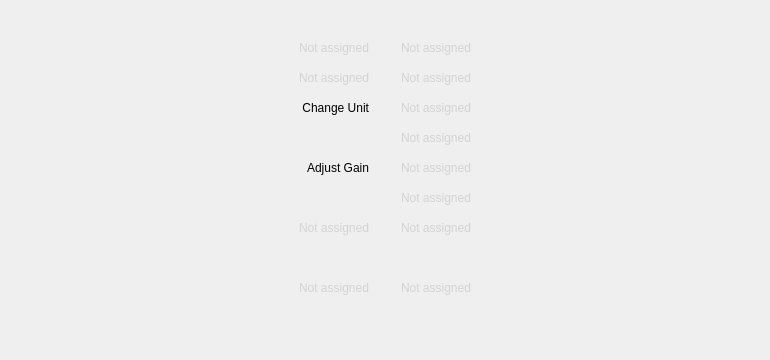
<?xml version="1.0" encoding="UTF-8"?>
<ui version="4.0">
 <class>GamepadAssignmentWidget</class>
 <widget class="QWidget" name="GamepadAssignmentWidget">
  <property name="geometry">
   <rect>
    <x>0</x>
    <y>0</y>
    <width>770</width>
    <height>360</height>
   </rect>
  </property>
  <property name="windowTitle">
   <string>Form</string>
  </property>
  <layout class="QHBoxLayout" name="horizontalLayout_2">
   <property name="spacing">
    <number>0</number>
   </property>
   <item>
    <layout class="QVBoxLayout" name="verticalLayout">
     <property name="spacing">
      <number>0</number>
     </property>
     <item>
      <widget class="QLabel" name="button9Label">
       <property name="sizePolicy">
        <sizepolicy hsizetype="Preferred" vsizetype="Fixed">
         <horstretch>0</horstretch>
         <verstretch>0</verstretch>
        </sizepolicy>
       </property>
       <property name="minimumSize">
        <size>
         <width>0</width>
         <height>30</height>
        </size>
       </property>
       <property name="maximumSize">
        <size>
         <width>16777215</width>
         <height>30</height>
        </size>
       </property>
       <property name="styleSheet">
        <string notr="true">color : lightgray;</string>
       </property>
       <property name="text">
        <string/>
       </property>
       <property name="alignment">
        <set>Qt::AlignRight|Qt::AlignTop|Qt::AlignTrailing</set>
       </property>
       <property name="wordWrap">
        <bool>true</bool>
       </property>
      </widget>
     </item>
     <item>
      <widget class="QLabel" name="button5Label">
       <property name="sizePolicy">
        <sizepolicy hsizetype="Preferred" vsizetype="Fixed">
         <horstretch>0</horstretch>
         <verstretch>0</verstretch>
        </sizepolicy>
       </property>
       <property name="minimumSize">
        <size>
         <width>0</width>
         <height>30</height>
        </size>
       </property>
       <property name="maximumSize">
        <size>
         <width>16777215</width>
         <height>30</height>
        </size>
       </property>
       <property name="styleSheet">
        <string notr="true">color : lightgray;</string>
       </property>
       <property name="text">
        <string>Not assigned</string>
       </property>
       <property name="alignment">
        <set>Qt::AlignRight|Qt::AlignTop|Qt::AlignTrailing</set>
       </property>
       <property name="wordWrap">
        <bool>true</bool>
       </property>
      </widget>
     </item>
     <item>
      <widget class="QLabel" name="button7Label">
       <property name="sizePolicy">
        <sizepolicy hsizetype="Preferred" vsizetype="Fixed">
         <horstretch>0</horstretch>
         <verstretch>0</verstretch>
        </sizepolicy>
       </property>
       <property name="minimumSize">
        <size>
         <width>0</width>
         <height>30</height>
        </size>
       </property>
       <property name="maximumSize">
        <size>
         <width>16777215</width>
         <height>30</height>
        </size>
       </property>
       <property name="styleSheet">
        <string notr="true">color : lightgray;</string>
       </property>
       <property name="text">
        <string>Not assigned</string>
       </property>
       <property name="alignment">
        <set>Qt::AlignRight|Qt::AlignTop|Qt::AlignTrailing</set>
       </property>
       <property name="wordWrap">
        <bool>true</bool>
       </property>
      </widget>
     </item>
     <item>
      <widget class="QLabel" name="label_6">
       <property name="sizePolicy">
        <sizepolicy hsizetype="Preferred" vsizetype="Fixed">
         <horstretch>0</horstretch>
         <verstretch>0</verstretch>
        </sizepolicy>
       </property>
       <property name="minimumSize">
        <size>
         <width>0</width>
         <height>30</height>
        </size>
       </property>
       <property name="maximumSize">
        <size>
         <width>16777215</width>
         <height>30</height>
        </size>
       </property>
       <property name="styleSheet">
        <string notr="true"/>
       </property>
       <property name="text">
        <string>Change Unit</string>
       </property>
       <property name="alignment">
        <set>Qt::AlignRight|Qt::AlignTop|Qt::AlignTrailing</set>
       </property>
       <property name="wordWrap">
        <bool>true</bool>
       </property>
      </widget>
     </item>
     <item>
      <widget class="QLabel" name="label_7">
       <property name="sizePolicy">
        <sizepolicy hsizetype="Preferred" vsizetype="Fixed">
         <horstretch>0</horstretch>
         <verstretch>0</verstretch>
        </sizepolicy>
       </property>
       <property name="minimumSize">
        <size>
         <width>0</width>
         <height>30</height>
        </size>
       </property>
       <property name="maximumSize">
        <size>
         <width>16777215</width>
         <height>30</height>
        </size>
       </property>
       <property name="styleSheet">
        <string notr="true">color : lightgray;</string>
       </property>
       <property name="text">
        <string/>
       </property>
       <property name="alignment">
        <set>Qt::AlignRight|Qt::AlignTop|Qt::AlignTrailing</set>
       </property>
       <property name="wordWrap">
        <bool>true</bool>
       </property>
      </widget>
     </item>
     <item>
      <widget class="QLabel" name="label_8">
       <property name="sizePolicy">
        <sizepolicy hsizetype="Preferred" vsizetype="Fixed">
         <horstretch>0</horstretch>
         <verstretch>0</verstretch>
        </sizepolicy>
       </property>
       <property name="minimumSize">
        <size>
         <width>0</width>
         <height>30</height>
        </size>
       </property>
       <property name="maximumSize">
        <size>
         <width>16777215</width>
         <height>30</height>
        </size>
       </property>
       <property name="styleSheet">
        <string notr="true"/>
       </property>
       <property name="text">
        <string>Adjust Gain</string>
       </property>
       <property name="alignment">
        <set>Qt::AlignRight|Qt::AlignTop|Qt::AlignTrailing</set>
       </property>
       <property name="wordWrap">
        <bool>true</bool>
       </property>
      </widget>
     </item>
     <item>
      <widget class="QLabel" name="label_9">
       <property name="sizePolicy">
        <sizepolicy hsizetype="Preferred" vsizetype="Fixed">
         <horstretch>0</horstretch>
         <verstretch>0</verstretch>
        </sizepolicy>
       </property>
       <property name="minimumSize">
        <size>
         <width>0</width>
         <height>30</height>
        </size>
       </property>
       <property name="maximumSize">
        <size>
         <width>16777215</width>
         <height>30</height>
        </size>
       </property>
       <property name="styleSheet">
        <string notr="true">color : lightgray;</string>
       </property>
       <property name="text">
        <string/>
       </property>
       <property name="alignment">
        <set>Qt::AlignRight|Qt::AlignTop|Qt::AlignTrailing</set>
       </property>
       <property name="wordWrap">
        <bool>true</bool>
       </property>
      </widget>
     </item>
     <item>
      <widget class="QLabel" name="leftStickXLabel">
       <property name="sizePolicy">
        <sizepolicy hsizetype="Preferred" vsizetype="Fixed">
         <horstretch>0</horstretch>
         <verstretch>0</verstretch>
        </sizepolicy>
       </property>
       <property name="minimumSize">
        <size>
         <width>0</width>
         <height>60</height>
        </size>
       </property>
       <property name="maximumSize">
        <size>
         <width>16777215</width>
         <height>60</height>
        </size>
       </property>
       <property name="styleSheet">
        <string notr="true">color : lightgray;</string>
       </property>
       <property name="text">
        <string>Not assigned</string>
       </property>
       <property name="alignment">
        <set>Qt::AlignRight|Qt::AlignTop|Qt::AlignTrailing</set>
       </property>
       <property name="wordWrap">
        <bool>true</bool>
       </property>
      </widget>
     </item>
     <item>
      <widget class="QLabel" name="leftStickYLabel">
       <property name="sizePolicy">
        <sizepolicy hsizetype="Preferred" vsizetype="Fixed">
         <horstretch>0</horstretch>
         <verstretch>0</verstretch>
        </sizepolicy>
       </property>
       <property name="minimumSize">
        <size>
         <width>0</width>
         <height>60</height>
        </size>
       </property>
       <property name="maximumSize">
        <size>
         <width>16777215</width>
         <height>60</height>
        </size>
       </property>
       <property name="styleSheet">
        <string notr="true">color : lightgray;</string>
       </property>
       <property name="text">
        <string>Not assigned</string>
       </property>
       <property name="alignment">
        <set>Qt::AlignRight|Qt::AlignTop|Qt::AlignTrailing</set>
       </property>
       <property name="wordWrap">
        <bool>true</bool>
       </property>
      </widget>
     </item>
     <item>
      <spacer name="verticalSpacer_2">
       <property name="orientation">
        <enum>Qt::Vertical</enum>
       </property>
       <property name="sizeType">
        <enum>QSizePolicy::Fixed</enum>
       </property>
       <property name="sizeHint" stdset="0">
        <size>
         <width>20</width>
         <height>4</height>
        </size>
       </property>
      </spacer>
     </item>
    </layout>
   </item>
   <item>
    <layout class="QVBoxLayout" name="verticalLayout_2">
     <property name="spacing">
      <number>0</number>
     </property>
     <property name="leftMargin">
      <number>6</number>
     </property>
     <property name="topMargin">
      <number>5</number>
     </property>
     <property name="rightMargin">
      <number>6</number>
     </property>
     <property name="bottomMargin">
      <number>0</number>
     </property>
     <item>
      <widget class="QLabel" name="label">
       <property name="sizePolicy">
        <sizepolicy hsizetype="Fixed" vsizetype="Fixed">
         <horstretch>0</horstretch>
         <verstretch>0</verstretch>
        </sizepolicy>
       </property>
       <property name="text">
        <string/>
       </property>
       <property name="pixmap">
        <pixmap resource="../../images/images.qrc">:/hilecGui/gamepadAbstractWithoutNumbers.png</pixmap>
       </property>
      </widget>
     </item>
     <item>
      <spacer name="verticalSpacer">
       <property name="orientation">
        <enum>Qt::Vertical</enum>
       </property>
       <property name="sizeType">
        <enum>QSizePolicy::Expanding</enum>
       </property>
       <property name="sizeHint" stdset="0">
        <size>
         <width>20</width>
         <height>40</height>
        </size>
       </property>
      </spacer>
     </item>
    </layout>
   </item>
   <item>
    <layout class="QVBoxLayout" name="verticalLayout_3">
     <property name="spacing">
      <number>0</number>
     </property>
     <item>
      <widget class="QLabel" name="button10Label">
       <property name="sizePolicy">
        <sizepolicy hsizetype="Preferred" vsizetype="Fixed">
         <horstretch>0</horstretch>
         <verstretch>0</verstretch>
        </sizepolicy>
       </property>
       <property name="minimumSize">
        <size>
         <width>0</width>
         <height>30</height>
        </size>
       </property>
       <property name="maximumSize">
        <size>
         <width>16777215</width>
         <height>30</height>
        </size>
       </property>
       <property name="styleSheet">
        <string notr="true">color : lightgray;</string>
       </property>
       <property name="text">
        <string/>
       </property>
       <property name="alignment">
        <set>Qt::AlignLeading|Qt::AlignLeft|Qt::AlignTop</set>
       </property>
       <property name="wordWrap">
        <bool>true</bool>
       </property>
      </widget>
     </item>
     <item>
      <widget class="QLabel" name="button6Label">
       <property name="sizePolicy">
        <sizepolicy hsizetype="Preferred" vsizetype="Fixed">
         <horstretch>0</horstretch>
         <verstretch>0</verstretch>
        </sizepolicy>
       </property>
       <property name="minimumSize">
        <size>
         <width>0</width>
         <height>30</height>
        </size>
       </property>
       <property name="maximumSize">
        <size>
         <width>16777215</width>
         <height>30</height>
        </size>
       </property>
       <property name="styleSheet">
        <string notr="true">color : lightgray;</string>
       </property>
       <property name="text">
        <string>Not assigned</string>
       </property>
       <property name="alignment">
        <set>Qt::AlignLeading|Qt::AlignLeft|Qt::AlignTop</set>
       </property>
       <property name="wordWrap">
        <bool>true</bool>
       </property>
      </widget>
     </item>
     <item>
      <widget class="QLabel" name="button8Label">
       <property name="sizePolicy">
        <sizepolicy hsizetype="Preferred" vsizetype="Fixed">
         <horstretch>0</horstretch>
         <verstretch>0</verstretch>
        </sizepolicy>
       </property>
       <property name="minimumSize">
        <size>
         <width>0</width>
         <height>30</height>
        </size>
       </property>
       <property name="maximumSize">
        <size>
         <width>16777215</width>
         <height>30</height>
        </size>
       </property>
       <property name="styleSheet">
        <string notr="true">color : lightgray;</string>
       </property>
       <property name="text">
        <string>Not assigned</string>
       </property>
       <property name="alignment">
        <set>Qt::AlignLeading|Qt::AlignLeft|Qt::AlignTop</set>
       </property>
       <property name="wordWrap">
        <bool>true</bool>
       </property>
      </widget>
     </item>
     <item>
      <widget class="QLabel" name="button4Label">
       <property name="sizePolicy">
        <sizepolicy hsizetype="Preferred" vsizetype="Fixed">
         <horstretch>0</horstretch>
         <verstretch>0</verstretch>
        </sizepolicy>
       </property>
       <property name="minimumSize">
        <size>
         <width>0</width>
         <height>30</height>
        </size>
       </property>
       <property name="maximumSize">
        <size>
         <width>16777215</width>
         <height>30</height>
        </size>
       </property>
       <property name="styleSheet">
        <string notr="true">color : lightgray;</string>
       </property>
       <property name="text">
        <string>Not assigned</string>
       </property>
       <property name="alignment">
        <set>Qt::AlignLeading|Qt::AlignLeft|Qt::AlignTop</set>
       </property>
       <property name="wordWrap">
        <bool>true</bool>
       </property>
      </widget>
     </item>
     <item>
      <widget class="QLabel" name="button1Label">
       <property name="sizePolicy">
        <sizepolicy hsizetype="Preferred" vsizetype="Fixed">
         <horstretch>0</horstretch>
         <verstretch>0</verstretch>
        </sizepolicy>
       </property>
       <property name="minimumSize">
        <size>
         <width>0</width>
         <height>30</height>
        </size>
       </property>
       <property name="maximumSize">
        <size>
         <width>16777215</width>
         <height>30</height>
        </size>
       </property>
       <property name="styleSheet">
        <string notr="true">color : lightgray;</string>
       </property>
       <property name="text">
        <string>Not assigned</string>
       </property>
       <property name="alignment">
        <set>Qt::AlignLeading|Qt::AlignLeft|Qt::AlignTop</set>
       </property>
       <property name="wordWrap">
        <bool>true</bool>
       </property>
      </widget>
     </item>
     <item>
      <widget class="QLabel" name="button3Label">
       <property name="sizePolicy">
        <sizepolicy hsizetype="Preferred" vsizetype="Fixed">
         <horstretch>0</horstretch>
         <verstretch>0</verstretch>
        </sizepolicy>
       </property>
       <property name="minimumSize">
        <size>
         <width>0</width>
         <height>30</height>
        </size>
       </property>
       <property name="maximumSize">
        <size>
         <width>16777215</width>
         <height>30</height>
        </size>
       </property>
       <property name="styleSheet">
        <string notr="true">color : lightgray;</string>
       </property>
       <property name="text">
        <string>Not assigned</string>
       </property>
       <property name="alignment">
        <set>Qt::AlignLeading|Qt::AlignLeft|Qt::AlignTop</set>
       </property>
       <property name="wordWrap">
        <bool>true</bool>
       </property>
      </widget>
     </item>
     <item>
      <widget class="QLabel" name="button2Label">
       <property name="sizePolicy">
        <sizepolicy hsizetype="Maximum" vsizetype="Fixed">
         <horstretch>0</horstretch>
         <verstretch>0</verstretch>
        </sizepolicy>
       </property>
       <property name="minimumSize">
        <size>
         <width>0</width>
         <height>30</height>
        </size>
       </property>
       <property name="maximumSize">
        <size>
         <width>16777215</width>
         <height>30</height>
        </size>
       </property>
       <property name="styleSheet">
        <string notr="true">color : lightgray;</string>
       </property>
       <property name="text">
        <string>Not assigned</string>
       </property>
       <property name="alignment">
        <set>Qt::AlignLeading|Qt::AlignLeft|Qt::AlignTop</set>
       </property>
       <property name="wordWrap">
        <bool>true</bool>
       </property>
      </widget>
     </item>
     <item>
      <widget class="QLabel" name="rightStickXLabel">
       <property name="sizePolicy">
        <sizepolicy hsizetype="Preferred" vsizetype="Fixed">
         <horstretch>0</horstretch>
         <verstretch>0</verstretch>
        </sizepolicy>
       </property>
       <property name="minimumSize">
        <size>
         <width>0</width>
         <height>60</height>
        </size>
       </property>
       <property name="maximumSize">
        <size>
         <width>16777215</width>
         <height>60</height>
        </size>
       </property>
       <property name="styleSheet">
        <string notr="true">color : lightgray;</string>
       </property>
       <property name="text">
        <string>Not assigned</string>
       </property>
       <property name="alignment">
        <set>Qt::AlignLeading|Qt::AlignLeft|Qt::AlignTop</set>
       </property>
       <property name="wordWrap">
        <bool>true</bool>
       </property>
      </widget>
     </item>
     <item>
      <widget class="QLabel" name="rightStickYLabel">
       <property name="sizePolicy">
        <sizepolicy hsizetype="Preferred" vsizetype="Fixed">
         <horstretch>0</horstretch>
         <verstretch>0</verstretch>
        </sizepolicy>
       </property>
       <property name="minimumSize">
        <size>
         <width>0</width>
         <height>60</height>
        </size>
       </property>
       <property name="maximumSize">
        <size>
         <width>16777215</width>
         <height>60</height>
        </size>
       </property>
       <property name="styleSheet">
        <string notr="true">color : lightgray;</string>
       </property>
       <property name="text">
        <string>Not assigned</string>
       </property>
       <property name="alignment">
        <set>Qt::AlignLeading|Qt::AlignLeft|Qt::AlignTop</set>
       </property>
       <property name="wordWrap">
        <bool>true</bool>
       </property>
      </widget>
     </item>
     <item>
      <spacer name="verticalSpacer_3">
       <property name="orientation">
        <enum>Qt::Vertical</enum>
       </property>
       <property name="sizeType">
        <enum>QSizePolicy::Fixed</enum>
       </property>
       <property name="sizeHint" stdset="0">
        <size>
         <width>20</width>
         <height>4</height>
        </size>
       </property>
      </spacer>
     </item>
    </layout>
   </item>
  </layout>
 </widget>
 <resources>
  <include location="../../images/images.qrc"/>
 </resources>
 <connections/>
</ui>
